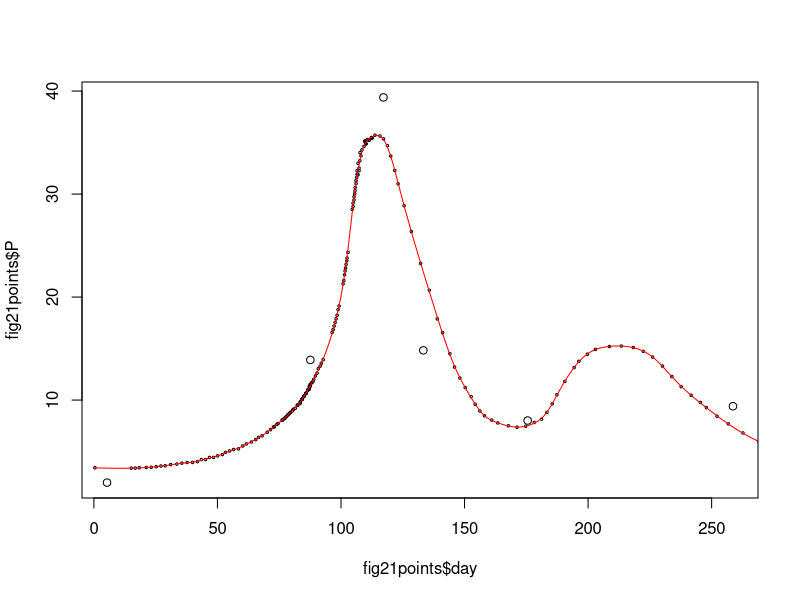

Recreate this plot in R.
## 1. fig 21 points
fig21points <- read.table("riley1946fcpp_fig21_points.dat", header=FALSE, skip=1, col.names=c("day","P"))
plot(fig21points$day, fig21points$P)#, xlim=c(100,150), ylim=c(25,40))

## 2. fig 21 curve
c <- read.table("riley1946fcpp_fig21_curve.dat", header=FALSE, skip=1, col.names=c("day","P"))
## remove backtracking (for the plot)
c <- c[order(c$day),] # remove backtracking for plot
points(c$day, c$P, cex=1/3)
## go to uniform sampling (1 day)
ss <- smooth.spline(c$day, c$P)
dayCurve <- seq(0, 365, 1)
PCurve <- predict(ss, dayCurve)$y
## develop a spline that can be used at any time
#fig21curve <- splinefun(day, P)
#lines(day, fig21curve(day), col='red')
lines(dayCurve, PCurve, col='red')

## 3. Riley's solution, in appendix columns Month, Day, Ph, R (RT in his notation, here), and G
app <- read.table("appendix.dat", header=TRUE)
t <- ISOdatetime(1946, app$Month, app$Day, hour=0, min=0, sec=0, tz="UTC")
startTime <- as.POSIXct("1946-01-01", tz="UTC")
day <- (as.numeric(t) - as.numeric(startTime)) / 86400
DEparameters <- data.frame(day=day, Ph=app$Ph, R=app$R, G=app$G)
riley <- list(fig21points=fig21points,
              fig21curve=data.frame(day=dayCurve, P=PCurve),
              DEparameters=DEparameters)
save(riley, file="riley.rda")
